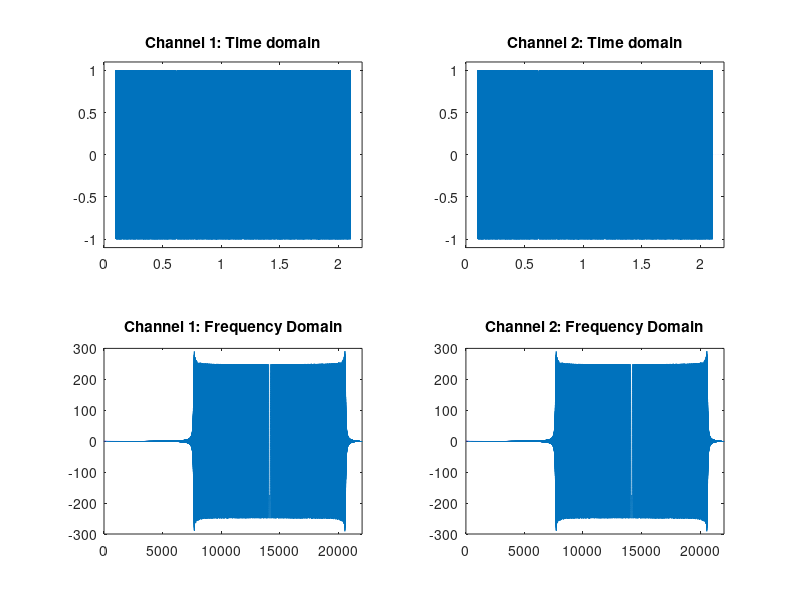
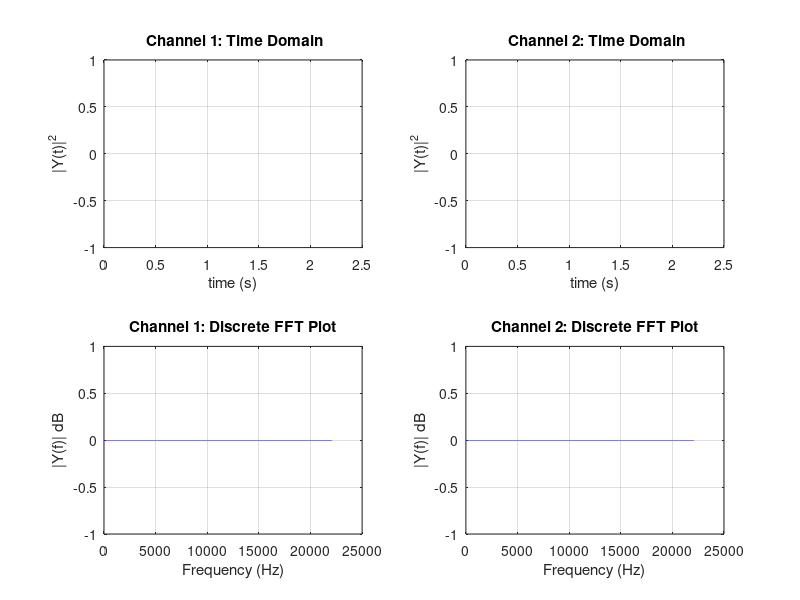

These charts were generated, in order, by the following MATLAB code: (Note: this script raises an error after producing the figures.)
%% Setup chirp

dt=1/44.1E3;       %44 KHz sampling rate
T=2.2;               %Total Signal time 
t=(0:dt:T-dt);

%chirp
f0    = (7E3);       %start
f1    = (20E3);      %stop
tau   = 2;           %chirp ramp time
t_tau = 0:dt:tau;    
chirp_sig = zeros(size(t));

%linear chirp function
phi=@(t) 2*pi*(f0*t+(f1-f0)/(2*tau).*t.^2);

chirp = @(t,phi) ((t<(T-tau)/2 | t>(T+tau)/2).*0 ...
                    +(t> (T-tau)/2 & t<=(T+tau)/2).*exp(1j.*phi));

signal=chirp(t,phi(t));

signalOut= repmat(real(signal.'), 1, 2);

hf = figure(1);
subplot(2,2,1)
plot(t.',real(signalOut(:,1)));
ylim([-1.1,1.1]);
xlim([min(t),max(t)]);
title('Channel 1: Time domain')

subplot(2,2,2)
plot(t.',real(signalOut(:,2)));
ylim([-1.1,1.1]);
xlim([min(t),max(t)]);
title('Channel 2: Time domain')



subplot(2,2,3)
freqs=(-1/(2*dt):1/(T):1/(2*dt)-1/(T)).';
fftchirp=2/T*ifftshift(fft(fftshift(signalOut)));
plot(freqs.',real(fftchirp(:,1)));
title('Channel 1: Frequency Domain');
xlim([min(0),max(1/(2*dt))]);

subplot(2,2,4)
freqs=(-1/(2*dt):1/(T):1/(2*dt)-1/(T)).';
fftchirp=2/T*ifftshift(fft(fftshift(signalOut)));
plot(freqs.',real(fftchirp(:,2)));
title('Channel 2: Frequency Domain');
xlim([min(0),max(1/(2*dt))]);


%% make and record signal

%channel 1 mic
hf = figure(3);
subplot(2,2,1)
hp_ch1_tdomain = plot(t,zeros(length(t),1));
title(' Channel 1: Time Domain');
xlabel('time (s)')
ylabel('|Y(t)|^2')
grid on;

subplot(2,2,3)
hp_ch1_fdomain = plot(freqs(length(t)/2+1:end),zeros(length(t)/2,1));
title('Channel 1: Discrete FFT Plot');
xlabel('Frequency (Hz)')
ylabel('|Y(f)| dB')
grid on;

subplot(2,2,2)
hp_ch2_tdomain = plot(t,zeros(length(t),1));
title(' Channel 2: Time Domain');
xlabel('time (s)')
ylabel('|Y(t)|^2')
grid on;

subplot(2,2,4)
hp_ch2_fdomain= plot(freqs(length(t)/2+1:end),zeros(length(t)/2,1));
title('Channel 2: Discrete FFT Plot');
xlabel('Frequency (Hz)')
ylabel('|Y(f)| dB')
grid on;

%channel 2 mic

%get devices
d = daq.getDevices;
devMic=d(2); %microphone
devSpeaker=d(4); % speaker

%setup session(sound card as DAQ)
s = daq.createSession('directsound');

% 2 channel output and input sound card
noutchan = 2;
ninchan = 2;

chOut=addAudioOutputChannel(s, devSpeaker.ID, 1:noutchan);
chIn=addAudioInputChannel(s, devMic.ID, 1:ninchan);

%set sampling rate
s.Rate = 44.1E3;

plotFFT = @(src, event) fftData(event.Data, src.Rate,src.NotifyWhenDataAvailableExceeds, hp_ch1_tdomain, hp_ch1_fdomain, hp_ch2_tdomain, hp_ch2_fdomain);
% test= @(src, event) assignin('base','micData', event.Data);

%collect data and process
% h1 = addlistener(s, 'DataAvailable', test);
h2 = addlistener(s, 'DataAvailable', plotFFT);
% 
figure(hf);

nx=2;
ny=1;
clear scanData;
scanData=cell(nx, ny);


for j=1:ny
    for i=1:nx
        
        queueOutputData(s, signalOut);

        s.NotifyWhenDataAvailableExceeds=length(t);
        micData=startForeground(s);
        scanData{i,j}=micData;     
        (j-1)*ny+i
    end
end
%  delete(h1);
 delete(h2);

 figure(4);clf;
 hold on
for i=1:size(scanData,1)
 for j=1:size(scanData,2)
    plot(t, abs(scanData{i,j}(:,1)).^2,'color',rand(1,3))
end
end


%% xcorr calc
figure(5);
v_s=343;
xcorr_val=xcorr(scanData{1}(:,1),scanData{1}(:,2));
t_xcorr=[-flip(t(2:end)),t];
[mp,mv]=max(xcorr_val);
t_shift=t_xcorr(mv);
figure; plot(t_xcorr,xcorr_val);

dist=(t_shift/2)*v_s
(t_shift/2)*v_s/.0254